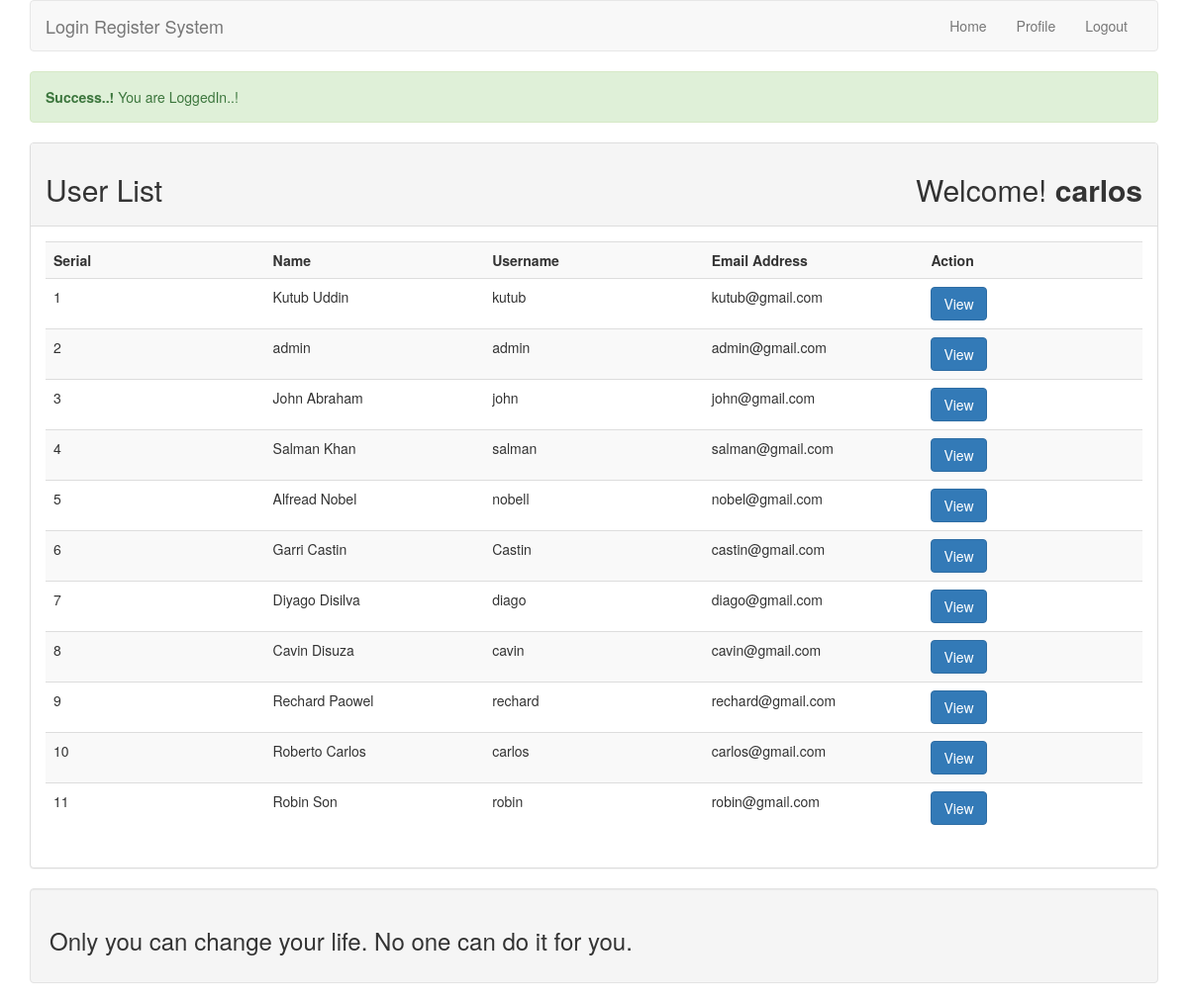
The page /lr/index.php (signed in) on the database its author committed.
### tables this page shows
CREATE TABLE `tbl_user` (
  `id` int(11) NOT NULL,
  `name` varchar(255) NOT NULL,
  `username` varchar(255) NOT NULL,
  `email` varchar(255) NOT NULL,
  `password` varchar(255) NOT NULL
);

### lr/lib/Session.php (called while the page is built, shortened)
<?php
class Session{
	public static function get($key){
		if (isset($_SESSION[$key])) {
			return $_SESSION[$key];
		}else{
			return false;
		}
	}
}
?>

### lr/lib/User.php (called while the page is built, shortened)
<?php
	include_once 'Session.php';
	include 'Database.php';
class User{
	private $db;
	public function __construct(){
			$this->db = new Database;
	}
	public function getUserdata(){
		$sql = "SELECT * FROM tbl_user ORDER BY id DESC";
		$query = $this->db->pdo->prepare($sql);
		$query->execute();
		$result = $query->fetchAll();
		return $result;
	}
}
?>

### lr/lib/Database.php (called while the page is built)
<?php
class Database{
		private $hostdb = "localhost";
		private $userdb = "root";
		private $passdb = "";
		private $namedb = "db_lr";
		public $pdo;
		public function __construct(){
			if (!isset($this->pdo)) {
				try{
					$link = new PDO("mysql:host=".$this->hostdb."; dbname=".$this->namedb,$this->userdb,
						$this->passdb);
					$link->setAttribute(PDO::ATTR_ERRMODE, PDO::ERRMODE_EXCEPTION);
					$link->exec("SET CHARACTER SET utf8");
					$this->pdo = $link;
				}catch(PDOException $e){
					die("Fail to connect with Database".$e->getMessage());
				}
			}
		}
}
?>

### lr/index.php (the view, shortened to what this page needs)
<?php
include'inc/header.php';
include'lib/User.php';
?>
<?php
	$loginmsg = Session::get("loginmsg");
	if ($loginmsg) {
		echo $loginmsg;
	}
?>
	<div class="panel panel-default">
		<div class="panel-heading">
			<h2>User List <span class="pull-right">Welcome!<strong>
			<?php
				$user_name = Session::get("username");
				if (isset($user_name)) {
					echo $user_name;
				}
			?>
			</strong> </span></h2>
		</div>
		<div class="panel-body">
			<table class="table table-striped">
				<th width="20%">Serial</th>
				<th width="20%">Name</th>
				<th width="20%">Username</th>
				<th width="20%">Email Address</th>
				<th width="20%">Action</th>
<?php
	$user = new User();
	$userdata = $user->getUserdata();
	if ($userdata) {
		$i = 0;
		foreach ($userdata as $sdata) {
			$i++;
?>
				<tr>
					<td><?php echo $i; ?></td>
					<td><?php echo $sdata['name']; ?></td>
					<td><?php echo $sdata['username']; ?></td>
					<td><?php echo $sdata['email']; ?></td>
					<td>
						<a class="btn btn-primary" href="profile.php?id=<?php echo $sdata['id']; ?>">View</a>
					</td>
				</tr>
<?php } }else{ ?>
	<tr><td colspan="5"><h2>No User Data Found..!</h2></td></tr>
<?php } ?>
			</table>
		</div>
	</div>
<?php include 'inc/footer.php' ?>

### rows shown on the page
tbl_user: name "Kutub Uddin", username "kutub", email "kutub@gmail.com"
tbl_user: name "admin", username "admin", email "admin@gmail.com"
tbl_user: name "John Abraham", username "john", email "john@gmail.com"
tbl_user: name "Salman Khan", username "salman", email "salman@gmail.com"
tbl_user: name "Alfread Nobel", username "nobell", email "nobel@gmail.com"
tbl_user: name "Garri Castin", username "Castin", email "castin@gmail.com"
tbl_user: name "Diyago Disilva", username "diago", email "diago@gmail.com"
tbl_user: name "Cavin Disuza", username "cavin", email "cavin@gmail.com"
tbl_user: name "Rechard Paowel", username "rechard", email "rechard@gmail.com"
tbl_user: name "Roberto Carlos", username "carlos", email "carlos@gmail.com"
tbl_user: name "Robin Son", username "robin", email "robin@gmail.com"

### other values the page prints
$loginmsg "Success..! You are LoggedIn..!"
$user_name "carlos"
